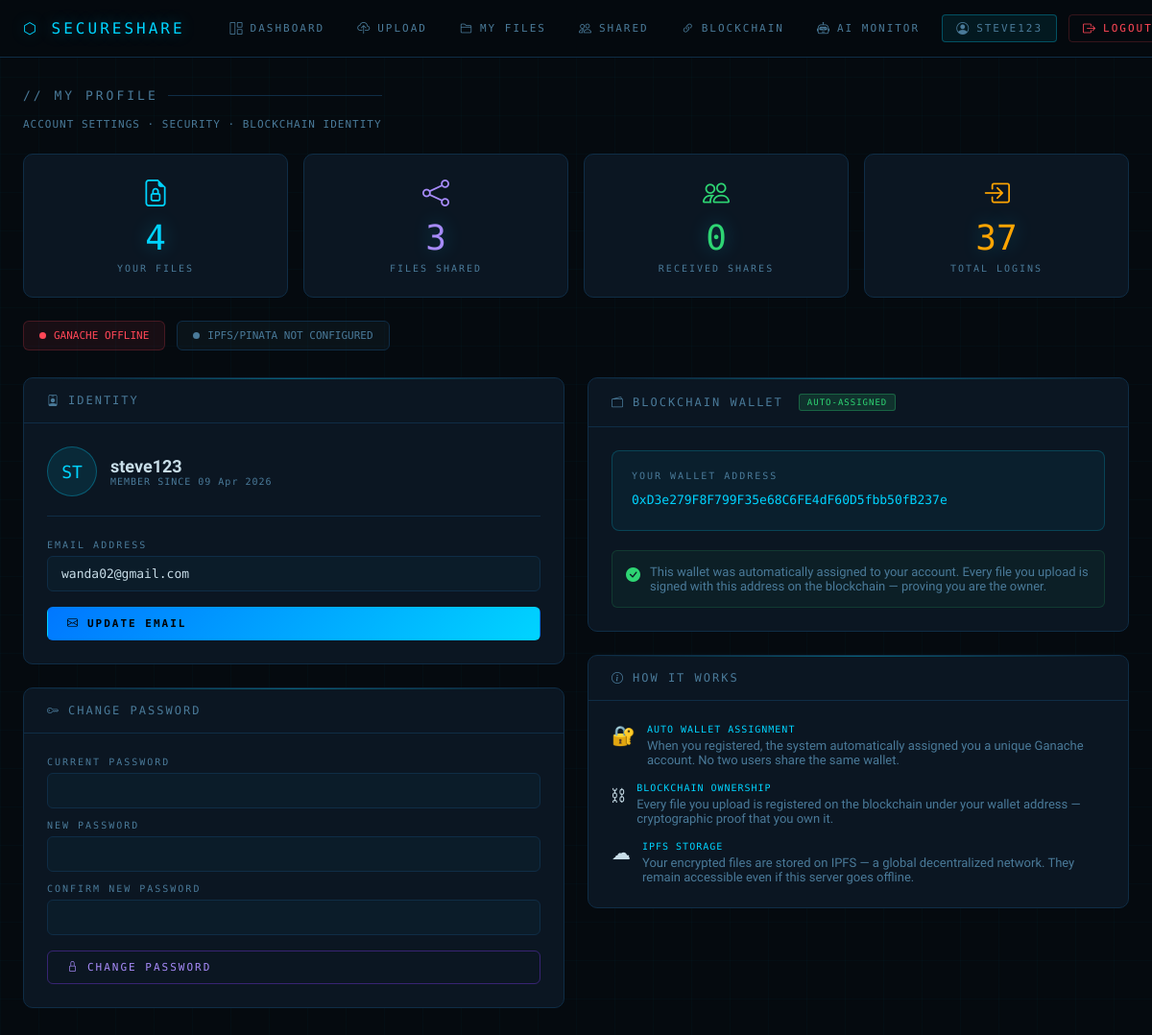
The app's page /accounts/profile/ (signed in) with its own data.
### users/models.py (models this page shows, shortened)
class CustomUser(AbstractUser):
    email          = models.EmailField(unique=True)
    wallet_address = models.CharField(max_length=42, blank=True, null=True)

### users/views.py (the view, shortened to what this page needs)
# urls.py: path('profile/',  views.profile_view,  name='profile'),
@login_required
def profile_view(request):
    user = request.user
    from files.models import File, FileShare
    from files.ipfs_utils import is_pinata_configured
    ganache_connected = False
    wallet_balance    = None
    try:
        from blockchain.contract_interaction import get_web3
        w3 = get_web3()
        if w3.is_connected():
            ganache_connected = True
            if user.wallet_address:
                bal = w3.eth.get_balance(user.wallet_address)
                wallet_balance = round(float(w3.from_wei(bal, 'ether')), 4)
    except Exception:
        pass
    context = {
        'total_files':       File.objects.filter(owner=user).count(),
        'total_shared':      FileShare.objects.filter(shared_by=user).count(),
        'total_received':    FileShare.objects.filter(shared_with=user).count(),
        'total_logins':      ActivityLog.objects.filter(user=user, action='login').count(),
        'ganache_connected': ganache_connected,
        'wallet_balance':    wallet_balance,
        'ipfs_enabled':      is_pinata_configured(),
    }
    return render(request, 'users/profile.html', context)

### blockchain/contract_interaction.py (called while the page is built)
def get_web3():
    ganache_url = os.getenv('GANACHE_URL', 'http://127.0.0.1:7545')
    return Web3(Web3.HTTPProvider(ganache_url))

### files/ipfs_utils.py (called while the page is built)
def is_pinata_configured() -> bool:
    return bool(
        os.getenv("PINATA_API_KEY") and os.getenv("PINATA_API_SECRET")
    )

### users/templates/users/profile.html (shortened to what this page needs)
{% extends 'base.html' %}
{% block content %}
<div class="d-flex justify-between align-center mb-5">
    <div>
        <div class="ss-section-title">// My Profile</div>
        <p class="text-dim mono" style="font-size:11px;letter-spacing:1px;">ACCOUNT SETTINGS · SECURITY · BLOCKCHAIN IDENTITY</p>
    </div>
</div>
<div class="ss-grid ss-grid-4 mb-5">
    <div class="ss-stat"><span class="ss-stat-icon text-accent"><i class="bi bi-file-earmark-lock"></i></span><div class="ss-stat-value">{{ total_files }}</div><div class="ss-stat-label">Your Files</div></div>
    <div class="ss-stat"><span class="ss-stat-icon" style="color:#a78bfa;"><i class="bi bi-share"></i></span><div class="ss-stat-value" style="color:#a78bfa;">{{ total_shared }}</div><div class="ss-stat-label">Files Shared</div></div>
    <div class="ss-stat"><span class="ss-stat-icon" style="color:var(--success);"><i class="bi bi-people"></i></span><div class="ss-stat-value" style="color:var(--success);">{{ total_received }}</div><div class="ss-stat-label">Received Shares</div></div>
    <div class="ss-stat"><span class="ss-stat-icon" style="color:var(--warning);"><i class="bi bi-box-arrow-in-right"></i></span><div class="ss-stat-value" style="color:var(--warning);">{{ total_logins }}</div><div class="ss-stat-label">Total Logins</div></div>
</div>
<div style="display:flex;gap:12px;flex-wrap:wrap;margin-bottom:28px;">
    <div style="display:flex;align-items:center;gap:8px;padding:8px 16px;border-radius:6px;{% if ganache_connected %}background:rgba(46,213,115,0.08);border:1px solid rgba(46,213,115,0.2);{% else %}background:rgba(255,71,87,0.08);border:1px solid rgba(255,71,87,0.2);{% endif %}">
        <span style="width:7px;height:7px;border-radius:50%;background:{% if ganache_connected %}var(--success){% else %}var(--danger){% endif %};"></span>
        <span class="mono" style="font-size:11px;color:{% if ganache_connected %}var(--success){% else %}var(--danger){% endif %};">GANACHE {% if ganache_connected %}ONLINE{% else %}OFFLINE{% endif %}</span>
    </div>
    <div style="display:flex;align-items:center;gap:8px;padding:8px 16px;border-radius:6px;{% if ipfs_enabled %}background:rgba(0,212,255,0.08);border:1px solid rgba(0,212,255,0.2);{% else %}background:rgba(74,122,153,0.08);border:1px solid var(--border);{% endif %}">
        <span style="width:7px;height:7px;border-radius:50%;background:{% if ipfs_enabled %}var(--accent){% else %}var(--text-dim){% endif %};"></span>
        <span class="mono" style="font-size:11px;color:{% if ipfs_enabled %}var(--accent){% else %}var(--text-dim){% endif %};">IPFS/PINATA {% if ipfs_enabled %}ENABLED{% else %}NOT CONFIGURED{% endif %}</span>
    </div>
</div>
<div class="ss-grid ss-grid-2" style="gap:24px;">
    <div style="display:flex;flex-direction:column;gap:24px;">
        <div class="ss-card">
            <div class="ss-card-header"><i class="bi bi-person-badge"></i> Identity</div>
            <div class="ss-card-body">
                <div style="display:flex;align-items:center;gap:14px;margin-bottom:24px;padding-bottom:20px;border-bottom:1px solid var(--border);">
                    <div style="width:52px;height:52px;border-radius:50%;background:rgba(0,212,255,0.1);border:1px solid rgba(0,212,255,0.3);display:flex;align-items:center;justify-content:center;font-family:var(--mono);font-size:18px;color:var(--accent);flex-shrink:0;">{{ user.username|slice:":2"|upper }}</div>
                    <div>
                        <div style="font-size:18px;font-weight:700;">{{ user.username }}</div>
                        <div class="mono text-dim" style="font-size:10px;letter-spacing:1px;">MEMBER SINCE {{ user.date_joined|date:"d M Y" }}</div>
                    </div>
                </div>
                <form method="POST">
                    <label class="ss-label">Email Address</label>
                    <input type="email" name="email" class="ss-input" value="{{ user.email }}" required style="margin-bottom:16px;">
                    <button type="submit" class="ss-btn ss-btn-primary w-100"><i class="bi bi-envelope"></i> Update Email</button>
                </form>
            </div>
        </div>
        <div class="ss-card">
            <div class="ss-card-header"><i class="bi bi-key"></i> Change Password</div>
            <div class="ss-card-body">
                <form method="POST">
                    <label class="ss-label">Current Password</label>
                    <input type="password" name="old_password" class="ss-input" required style="margin-bottom:12px;">
                    <label class="ss-label">New Password</label>
                    <input type="password" name="new_password1" class="ss-input" required style="margin-bottom:12px;">
                    <label class="ss-label">Confirm New Password</label>
                    <input type="password" name="new_password2" class="ss-input" required style="margin-bottom:16px;">
                    <button type="submit" class="ss-btn w-100" style="border-color:rgba(124,58,237,0.4);color:#a78bfa;"><i class="bi bi-lock"></i> Change Password</button>
                </form>
            </div>
        </div>
    </div>
    <div style="display:flex;flex-direction:column;gap:24px;">
        <div class="ss-card">
            <div class="ss-card-header">
                <i class="bi bi-wallet2"></i> Blockchain Wallet
                {% if user.wallet_address %}<span class="ss-badge ss-badge-success" style="margin-left:8px;">AUTO-ASSIGNED</span>
                {% else %}<span class="ss-badge ss-badge-warning" style="margin-left:8px;">NOT ASSIGNED</span>{% endif %}
            </div>
            <div class="ss-card-body">
                {% if user.wallet_address %}
                <div style="background:rgba(0,212,255,0.05);border:1px solid rgba(0,212,255,0.2);border-radius:8px;padding:20px;margin-bottom:20px;">
                    <div class="mono text-dim" style="font-size:10px;letter-spacing:2px;margin-bottom:8px;">YOUR WALLET ADDRESS</div>
                    <div class="mono text-accent" style="font-size:13px;word-break:break-all;line-height:1.8;">{{ user.wallet_address }}</div>
                </div>
                <div style="background:rgba(46,213,115,0.05);border:1px solid rgba(46,213,115,0.15);border-radius:6px;padding:14px;">
                    <div style="display:flex;gap:10px;align-items:flex-start;">
                        <i class="bi bi-check-circle-fill" style="color:var(--success);margin-top:2px;flex-shrink:0;"></i>
                        <div class="text-dim" style="font-size:13px;">This wallet was automatically assigned to your account. Every file you upload is signed with this address on the blockchain — proving you are the owner.</div>
                    </div>
                </div>
                {% endif %}
            </div>
        </div>
        <div class="ss-card">
            <div class="ss-card-header"><i class="bi bi-info-circle"></i> How It Works</div>
            <div class="ss-card-body" style="display:flex;flex-direction:column;gap:16px;">
                <div style="display:flex;gap:12px;">
                    <span style="font-size:20px;flex-shrink:0;">🔐</span>
                    <div><div class="mono" style="font-size:10px;letter-spacing:1px;color:var(--accent);margin-bottom:4px;">AUTO WALLET ASSIGNMENT</div><div class="text-dim" style="font-size:13px;">When you registered, the system automatically assigned you a unique Ganache account. No two users share the same wallet.</div></div>
                </div>
                <div style="display:flex;gap:12px;">
                    <span style="font-size:20px;flex-shrink:0;">⛓</span>
                    <div><div class="mono" style="font-size:10px;letter-spacing:1px;color:var(--accent);margin-bottom:4px;">BLOCKCHAIN OWNERSHIP</div><div class="text-dim" style="font-size:13px;">Every file you upload is registered on the blockchain under your wallet address — cryptographic proof that you own it.</div></div>
                </div>
                <div style="display:flex;gap:12px;">
                    <span style="font-size:20px;flex-shrink:0;">☁</span>
                    <div><div class="mono" style="font-size:10px;letter-spacing:1px;color:var(--accent);margin-bottom:4px;">IPFS STORAGE</div><div class="text-dim" style="font-size:13px;">Your encrypted files are stored on IPFS — a global decentralized network. They remain accessible even if this server goes offline.</div></div>
                </div>
            </div>
        </div>
    </div>
</div>
{% endblock %}

### templates/base.html (shortened to what this page needs)
<!DOCTYPE html>
<html lang="en">
<head>
    <link href="https://cdn.jsdelivr.net/npm/bootstrap-icons@1.11.3/font/bootstrap-icons.css" rel="stylesheet">
</head>
<body>
{% if user.is_authenticated %}
<nav class="ss-nav">
    <a class="ss-brand" href="{% url 'dashboard' %}">⬡ SECURESHARE</a>
    <div class="ss-nav-links">
        <a class="ss-nav-link {% if request.resolver_match.url_name == 'dashboard' %}active{% endif %}"
           href="{% url 'dashboard' %}">
            <i class="bi bi-grid-1x2"></i> Dashboard
        </a>
        <a class="ss-nav-link {% if request.resolver_match.url_name == 'upload_file' %}active{% endif %}"
           href="{% url 'upload_file' %}">
            <i class="bi bi-cloud-upload"></i> Upload
        </a>
        <a class="ss-nav-link {% if request.resolver_match.url_name == 'my_files' %}active{% endif %}"
           href="{% url 'my_files' %}">
            <i class="bi bi-folder2"></i> My Files
        </a>
        <a class="ss-nav-link {% if request.resolver_match.url_name == 'shared_with_me' %}active{% endif %}"
           href="{% url 'shared_with_me' %}">
            <i class="bi bi-people"></i> Shared
        </a>
        <a class="ss-nav-link {% if request.resolver_match.url_name == 'blockchain_verify' %}active{% endif %}"
           href="{% url 'blockchain_verify' %}">
            <i class="bi bi-link-45deg"></i> Blockchain
        </a>
        <a class="ss-nav-link {% if request.resolver_match.url_name == 'ai_monitor' %}active{% endif %}"
           href="{% url 'ai_monitor' %}">
            <i class="bi bi-robot"></i> AI Monitor
        </a>
    </div>
    <div class="ss-nav-user">
        <a class="ss-nav-link {% if request.resolver_match.url_name == 'profile' %}active{% endif %}"
           href="{% url 'profile' %}" style="color:var(--text-dim);">
            <i class="bi bi-person-circle"></i> {{ user.username }}
        </a>
        <a class="ss-nav-link ss-logout" href="{% url 'logout' %}">
            <i class="bi bi-box-arrow-right"></i> Logout
        </a>
    </div>
</nav>
{% endif %}
<div class="ss-content">
    {% block content %}{% endblock %}
</div>
</body>
</html>

### records on screen
CustomUser: username "STEVE123", username "ST", username "steve123", date_joined "09 Apr 2026", email "wanda02@gmail.com", wallet_address "0xD3e279F8F799F35e68C6FE4dF60D5fbb50fB237e"

### other values on screen
{{ total_files }} "4"
{{ total_shared }} "3"
{{ total_received }} "0"
{{ total_logins }} "37"
